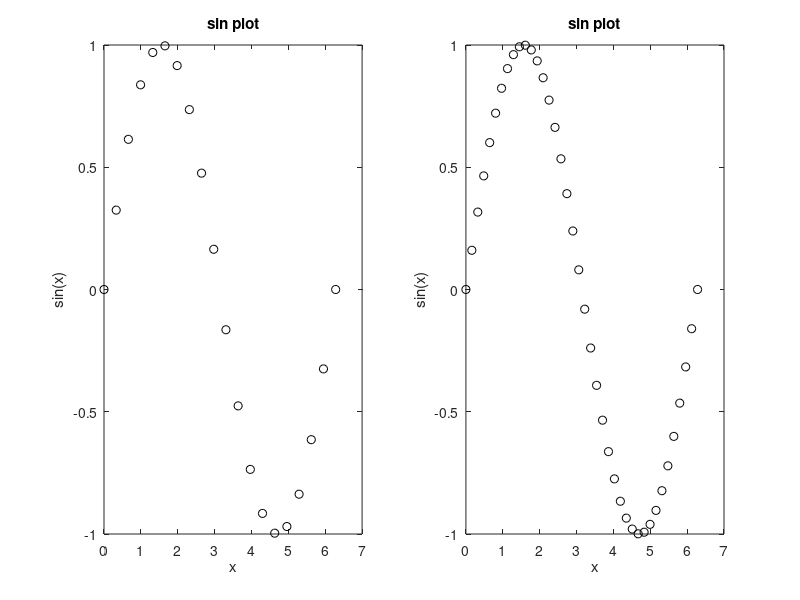

Recreate this plot in MATLAB.
%{
This chapter is about loops and vectorizing code
%}

% for loop to print multiplication table of N
N = 5;
for i=1:10
    fprintf("%d * %i = %d\n", N, i, N*i);
end

% for loop with a step
for i = 1 : 5 : 50
    fprintf("%d * %i = %d\n", N, i, N*i);
end


% for loop reverse indexed
disp("For loop with reverse indices")
for i = 10: -1: 0
    fprintf("%d * %i = %d\n", N, i, N*i);
end

% for loop to print running sum of user inputs
sum = 0
for i = 1:5
    n = input("Enter a number -> ");
    sum = sum + n;
    fprintf("Sum = %d\n", sum);
end

% inputs to vector
% this is an inefficient method of extending vectors, 
vx = [];
for i = 1:5
    num = input("Enter a number -> ");
    vx = [vx, num];
    disp(vx);
    disp(size(vx))
end

% subplots with for loop
for i = 1:2
    x=linspace(0,2*pi,20*i);
    y=sin(x);
    subplot(1,2,i)
    plot(x,y,'ko')
    xlabel('x')
    ylabel('sin(x)')
    title('sin plot')
end

% nested for loops
for i = 5:-1:1
    for j = 1:i
        fprintf("*\t");
    end
    fprintf("\n");
end
